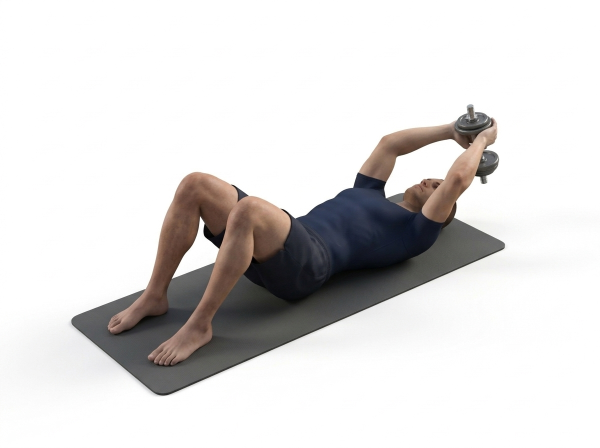
#> input picture prototypes/generated_keyframes/db_pullover_to_halo_3q_f1.jpg, 1200 x 896 px, given in place of db_pullover_to_halo_3q_frame1_1792244014892.jpg, which was not available (shown at 1/2 size)
$ python compile_db_pullover_to_halo.py
#> lines starting #> are read from the running program, lines starting #| are printed output that depends on the picture
import os
import shutil
import subprocess
from PIL import Image

def main():
    exercise_id = "db_pullover_to_halo"

    frames_src = [
        "/Users/mrkantarci/.gemini/antigravity/brain/d6e361e7-ba2e-4e7f-8fd0-ced4e736d2a2/db_pullover_to_halo_3q_frame1_1792244014892.jpg",
        "/Users/mrkantarci/.gemini/antigravity/brain/d6e361e7-ba2e-4e7f-8fd0-ced4e736d2a2/db_pullover_to_halo_3q_frame2_1792244034645.jpg",
        "/Users/mrkantarci/.gemini/antigravity/brain/d6e361e7-ba2e-4e7f-8fd0-ced4e736d2a2/db_pullover_to_halo_3q_frame3_v3_1792244103568.jpg",
        "/Users/mrkantarci/.gemini/antigravity/brain/d6e361e7-ba2e-4e7f-8fd0-ced4e736d2a2/db_pullover_to_halo_3q_frame4_1792244128763.jpg",
        "/Users/mrkantarci/.gemini/antigravity/brain/d6e361e7-ba2e-4e7f-8fd0-ced4e736d2a2/db_pullover_to_halo_3q_frame5_1792244153359.jpg"
    ]

    # 0. Archive raw keyframes
    os.makedirs("prototypes/generated_keyframes", exist_ok=True)
    for i, src in enumerate(frames_src):
        dst = f"prototypes/generated_keyframes/{exercise_id}_3q_f{i+1}.jpg"
        shutil.copy2(src, dst)
        print(f"Archived: {dst}")

    os.makedirs("assets/opengym/stills", exist_ok=True)
    os.makedirs("assets/opengym/clips", exist_ok=True)
    os.makedirs("assets/exercises", exist_ok=True)

    print(f"\n=== Compiling 3/4 Perspective {exercise_id} ===")
    processed = []
    for i, path in enumerate(frames_src):
        im = Image.open(path).convert("RGB").resize((360, 360), Image.Resampling.LANCZOS)
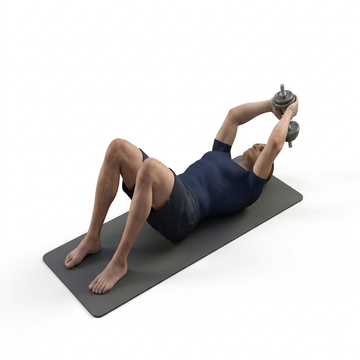
#> im: PIL image 360x360 RGB; mean R, G, B 220.2, 218.3, 217.7
        temp_file = f"temp_{exercise_id}_{i}.jpg"
        im.save(temp_file, quality=95)
        processed.append(im)
#> pass 2 of the loop in main, `for i, path in enumerate(frames_src):`:
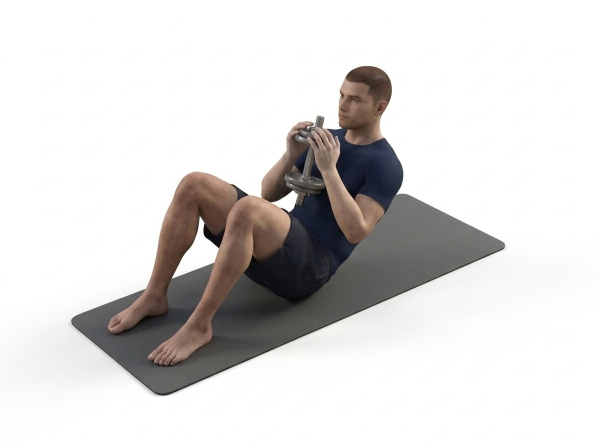
#> input picture prototypes/generated_keyframes/db_pullover_to_halo_3q_f2.jpg, 1200 x 896 px, given in place of db_pullover_to_halo_3q_frame2_1792244034645.jpg, which was not available (shown at 1/2 size)
#> in main, `im = Image.open(path).convert("RGB").resize((360, 360), Image.Resampli..`:
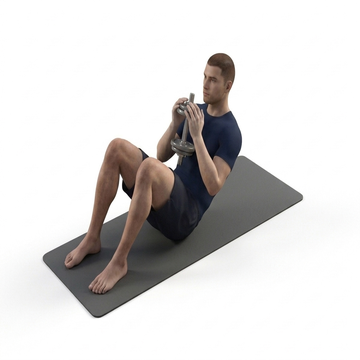
#> im: PIL image 360x360 RGB; mean R, G, B 218.3, 216.2, 215.4

    # 1. Still Poster (Use Frame 2 - Seated Upright Chest Rack, or Frame 1)
    # Using Frame 2 gives a great upright identifiable starting point, or Frame 1.
    # In OpenGym, poster is usually starting pose (Frame 1):
    still_path = f"assets/opengym/stills/{exercise_id}.webp"
    processed[0].save(still_path, "WEBP", quality=85)
    print(f"Still saved: {still_path} ({os.path.getsize(still_path) / 1024:.1f} KB)")

    # Sequence Loop:
    # 0: Pullover stretch (arms back)
    # 1: Sit-up rise to chest rack
    # 2: Halo circling right ear/temple (high elbow flare)
    # 3: Halo behind head (crown / wide elbows)
    # 4: Halo circling left ear/temple back to chest
    # 1: Seated chest rack (halo completed)
    loop_indices = [0, 1, 2, 3, 4, 1]
    durations_ms = [1200, 900, 850, 900, 850, 900]

    # 2. Animated WebP
    loop = [processed[idx] for idx in loop_indices]
    anim_path = f"assets/exercises/{exercise_id}.webp"
    loop[0].save(
        anim_path,
        save_all=True,
        append_images=loop[1:],
        duration=durations_ms,
        loop=0,
        quality=80,
        method=6
    )
    print(f"Animated WebP saved: {anim_path} ({os.path.getsize(anim_path) / 1024:.1f} KB)")

    # 3. MP4 Video (H.264 baseline 3.0, faststart)
    concat_txt = f"temp_{exercise_id}_concat.txt"
    with open(concat_txt, "w") as f:
        for idx, d in enumerate(durations_ms):
            frame_idx = loop_indices[idx]
            f.write(f"file 'temp_{exercise_id}_{frame_idx}.jpg'\n")
            f.write(f"duration {d/1000.0}\n")
        f.write(f"file 'temp_{exercise_id}_{loop_indices[0]}.jpg'\n")

    mp4_path = f"assets/opengym/clips/{exercise_id}.mp4"
    cmd = [
        "/opt/homebrew/bin/ffmpeg", "-y", "-f", "concat", "-safe", "0", "-i", concat_txt,
        "-vf", "scale=360:360:flags=lanczos,format=yuv420p",
        "-c:v", "libx264", "-profile:v", "baseline", "-level", "3.0",
        "-pix_fmt", "yuv420p", "-crf", "24", "-movflags", "+faststart",
        mp4_path
    ]
    subprocess.run(cmd, check=True, stdout=subprocess.DEVNULL, stderr=subprocess.DEVNULL)
    print(f"MP4 saved: {mp4_path} ({os.path.getsize(mp4_path) / 1024:.1f} KB)")

    # Clean up temp files
    for i in range(len(frames_src)):
        tfile = f"temp_{exercise_id}_{i}.jpg"
        if os.path.exists(tfile):
            os.remove(tfile)
    if os.path.exists(concat_txt):
        os.remove(concat_txt)
    print(f"Done compiling 3/4 perspective {exercise_id}!\n")

if __name__ == "__main__":
#> (the run stopped early here; a loop or call above may not have finished)
